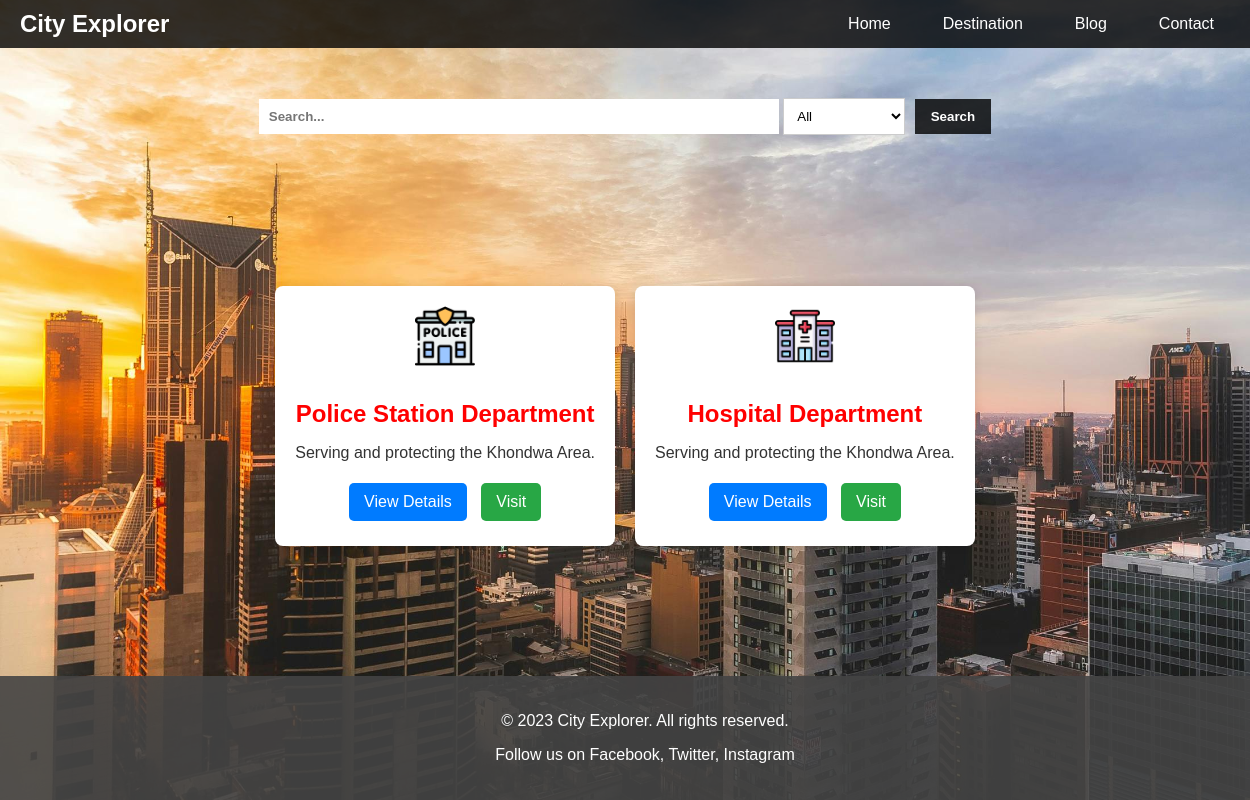
The page /emergency/ on the database as committed earlier.
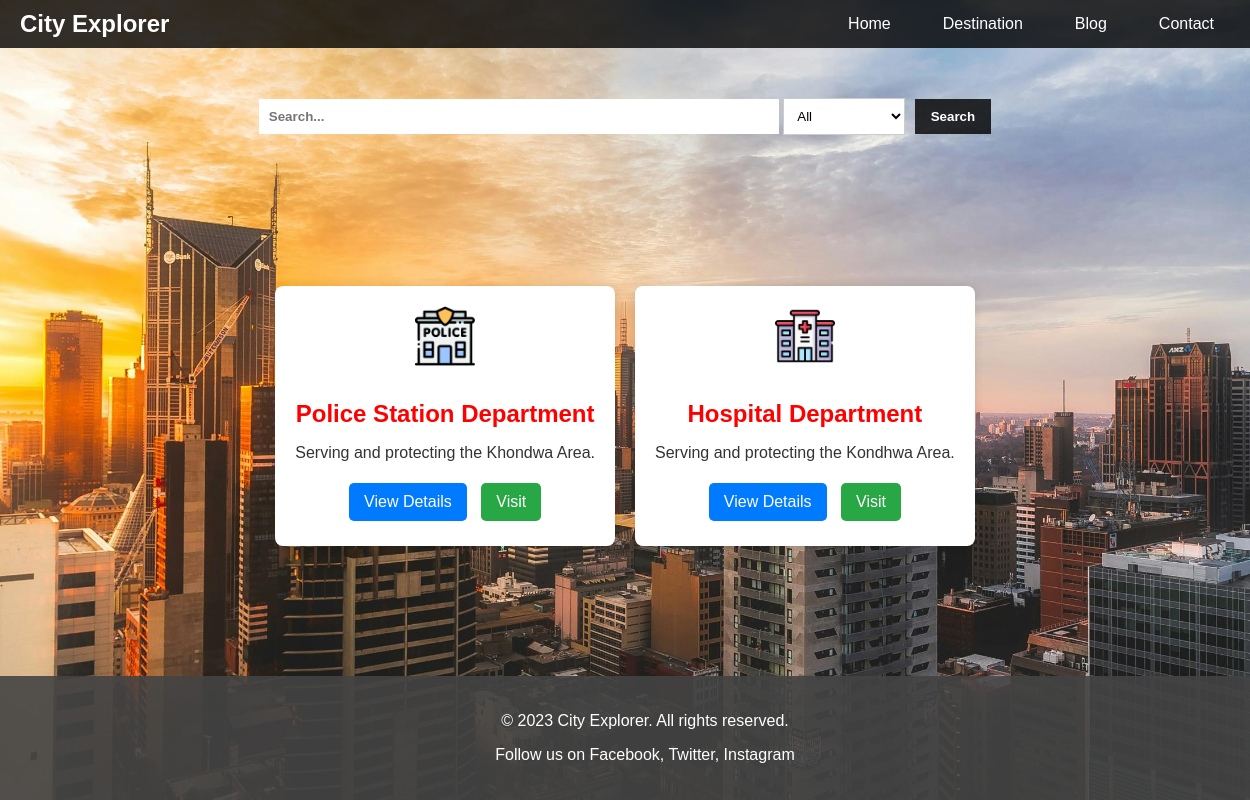
The same page on the database as committed later.
### destinations/models.py (models this page shows)
class emergincy(models.Model):
    catagory=models.CharField(max_length=100)
    phone=models.CharField(max_length=100)
    email=models.EmailField()
    address=models.TextField()
    area = models.CharField(max_length=100)
    location = models.URLField()

### ASEP/views.py (the view)
# urls.py: path('emergency/',views.emergency),
def emergency(request):
    searchdata=set()
    dataHoldere= emergincy.objects.all()
    for i in dataHoldere:
        if i not in searchdata:
            searchdata.add(i.area)
    print(searchdata,request.method)
    if request.method == 'GET':
        search = request.GET.get('search')
        filter1 = request.GET.get('filter')
        print(search,filter1,'---------------')
        if search != None :
            dataHoldere = emergincy.objects.filter(Q(area=search) | Q(catagory=filter1))
    data = {
        'cardData':dataHoldere,
        'searchdata':json.dumps(list(searchdata))
    }
    return render(request,'emergency.html',data)

### templates/emergency.html (shortened to what this page needs)
{% extends "index.html" %}
{% block style %}
<link rel="stylesheet" href="/static/css/emergency.css">
{% endblock style %}
{% block body %}
<div class="search-container" style="position: relative;">
<form method="GET">
        <input type="text" placeholder="Search..." class="search-bar" id="search-bar" name="search">
        <select class="search-filter" id="filter" name="filter">
            <option value="None">All</option>
        </select>
        <button class="search-button" type="submit" value="submit">Search</button>
    </form>
</div>
<section class="emergency-services">
    {% for i in cardData %}
    <div id="service-card" class="Ecard">
        {% load static %}
        {% if i.catagory == 'Police Station' %}
        <img src="{% static 'img/police-station.png' %}" alt="Service Logo" class="Elogo" width="100" height="100">
        {% elif i.catagory == 'Hospital' %}
        <img src="{% static 'img/hospital.png' %}" alt="Service Logo" class="Elogo" width="100" height="100">
        {% elif i.catagory == 'Fire' %}
        <img src="{% static 'img/fire.png' %}" alt="Service Logo" class="Elogo" width="100" height="100">
        {% endif %}
        <h2 class="Etitle">{{i.catagory}} Department</h2>
        <p class="description">Serving and protecting the {{i.area}} Area.</p>
        <div class="buttons">
            <button onclick="toggleDetails(this)" class="btn btn-blue">View Details</button>
            <button onclick="visitService()" class="btn btn-green"><a href = "{{i.location}}">Visit</a></button>
        </div>
    </div>
    {% endfor %}
</section>
{% endblock body %}

Rows that differ between the two databases and show on the page:
changed emergincy "Hospital": area "Khondwa" → "Kondhwa"
